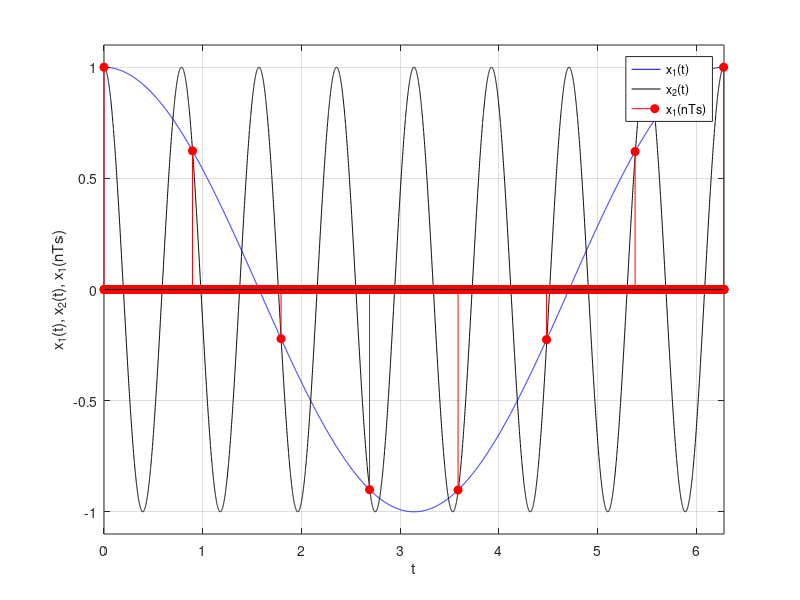

This figure's MATLAB source:
%%
% Example 8.3 
%
% Two sinusoids of different frequencies being sampled 
% with same sampling period -- aliasing for signal with higher frequency
%%
clear all; clf
% sinusoids
omega_0=1;omega_s=7;
T=2*pi/omega_0; t=0:0.001:T;    % one period of x1
x1=cos(omega_0*t);
x2=cos((omega_0+omega_s)*t);

N=length(t); Ts=2*pi/omega_s;
M=fix(Ts/0.001);
imp=zeros(1,N);

for k=1:M:N-1.
    imp(k)=1;
end

figure(1)
plot(t,x1,'b',t,x2,'k'); hold on
stem(t,imp.*x1,'r','filled');axis([0 max(t) -1.1 1.1]); xlabel('t'); grid
legend('x_1(t)','x_2(t)','x_1(nTs)'); xlabel('t'); ylabel('x_1(t), x_2(t), x_1(nTs)')
